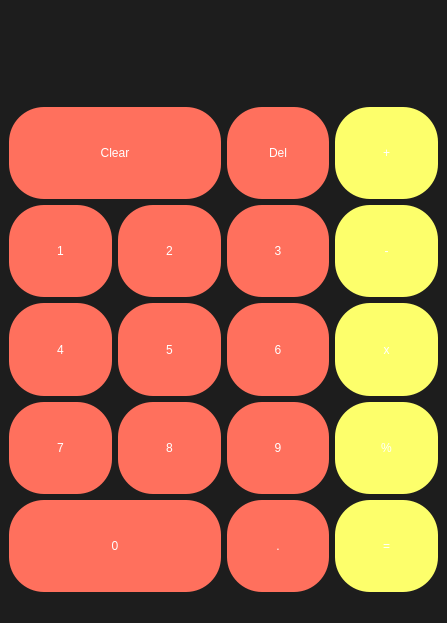
<?xml version="1.0" encoding="UTF-8"?>
<ui version="4.0">
 <class>MainWindow</class>
 <widget class="QMainWindow" name="MainWindow">
  <property name="geometry">
   <rect>
    <x>0</x>
    <y>0</y>
    <width>447</width>
    <height>623</height>
   </rect>
  </property>
  <property name="windowTitle">
   <string>Calculator</string>
  </property>
  <property name="styleSheet">
   <string notr="true">background-color: rgb(29, 29, 29);</string>
  </property>
  <widget class="QWidget" name="centralwidget">
   <layout class="QVBoxLayout" name="verticalLayout">
    <item>
     <layout class="QGridLayout" name="gridLayout">
      <item row="4" column="0">
       <widget class="QPushButton" name="push_7">
        <property name="sizePolicy">
         <sizepolicy hsizetype="MinimumExpanding" vsizetype="Preferred">
          <horstretch>0</horstretch>
          <verstretch>14</verstretch>
         </sizepolicy>
        </property>
        <property name="styleSheet">
         <string notr="true">QPushButton{
font: 75 20pt &quot;MS Shell Dlg 2&quot;;
color: rgb(255, 255, 255);
	background-color: rgb(157, 246, 255);
border-radius:35px;
}

QPushButton:hover{
color: rgb(61, 61, 61);
background-color: rgb(238, 238, 238);
}

QPushButton{
background-color: rgb(255, 112, 93);
color: rgb(255, 255, 255);
}

</string>
        </property>
        <property name="text">
         <string>7</string>
        </property>
        <property name="shortcut">
         <string>7</string>
        </property>
       </widget>
      </item>
      <item row="4" column="3">
       <widget class="QPushButton" name="push_div">
        <property name="sizePolicy">
         <sizepolicy hsizetype="MinimumExpanding" vsizetype="Preferred">
          <horstretch>0</horstretch>
          <verstretch>14</verstretch>
         </sizepolicy>
        </property>
        <property name="styleSheet">
         <string notr="true">QPushButton{
font: 75 20pt &quot;MS Shell Dlg 2&quot;;
color: rgb(255, 255, 255);
background-color: rgb(157, 246, 255);
border-radius:35px;
}

QPushButton:hover{
color: rgb(61, 61, 61);
background-color: rgb(238, 238, 238);
}

QPushButton{
background-color: rgb(253, 255, 107);
color: rgb(255, 255, 255);
}

</string>
        </property>
        <property name="text">
         <string>%</string>
        </property>
        <property name="shortcut">
         <string>%</string>
        </property>
       </widget>
      </item>
      <item row="5" column="0" colspan="2">
       <widget class="QPushButton" name="push_0">
        <property name="sizePolicy">
         <sizepolicy hsizetype="MinimumExpanding" vsizetype="Preferred">
          <horstretch>0</horstretch>
          <verstretch>14</verstretch>
         </sizepolicy>
        </property>
        <property name="styleSheet">
         <string notr="true">QPushButton{
font: 75 20pt &quot;MS Shell Dlg 2&quot;;
color: rgb(255, 255, 255);
	background-color: rgb(157, 246, 255);
border-radius:35px;
}

QPushButton:hover{
color: rgb(61, 61, 61);
background-color: rgb(238, 238, 238);
}

QPushButton{
background-color: rgb(255, 112, 93);
color: rgb(255, 255, 255);
}

</string>
        </property>
        <property name="text">
         <string>0</string>
        </property>
        <property name="shortcut">
         <string>0</string>
        </property>
       </widget>
      </item>
      <item row="5" column="2">
       <widget class="QPushButton" name="push_point">
        <property name="sizePolicy">
         <sizepolicy hsizetype="MinimumExpanding" vsizetype="Preferred">
          <horstretch>0</horstretch>
          <verstretch>14</verstretch>
         </sizepolicy>
        </property>
        <property name="styleSheet">
         <string notr="true">QPushButton{
font: 75 20pt &quot;MS Shell Dlg 2&quot;;
color: rgb(255, 255, 255);
	background-color: rgb(157, 246, 255);
border-radius:35px;
}

QPushButton:hover{
color: rgb(61, 61, 61);
background-color: rgb(238, 238, 238);
}

QPushButton{
background-color: rgb(255, 112, 93);
color: rgb(255, 255, 255);
}

</string>
        </property>
        <property name="text">
         <string>.</string>
        </property>
        <property name="shortcut">
         <string>.</string>
        </property>
       </widget>
      </item>
      <item row="5" column="3">
       <widget class="QPushButton" name="push_equal">
        <property name="sizePolicy">
         <sizepolicy hsizetype="MinimumExpanding" vsizetype="Preferred">
          <horstretch>0</horstretch>
          <verstretch>14</verstretch>
         </sizepolicy>
        </property>
        <property name="styleSheet">
         <string notr="true">QPushButton{
font: 75 20pt &quot;MS Shell Dlg 2&quot;;
color: rgb(255, 255, 255);
background-color: rgb(157, 246, 255);
border-radius:35px;
}

QPushButton:hover{
color: rgb(61, 61, 61);
background-color: rgb(238, 238, 238);
}

QPushButton{
background-color: rgb(253, 255, 107);
color: rgb(255, 255, 255);
}

</string>
        </property>
        <property name="text">
         <string>=</string>
        </property>
        <property name="shortcut">
         <string>=</string>
        </property>
       </widget>
      </item>
      <item row="3" column="2">
       <widget class="QPushButton" name="push_6">
        <property name="sizePolicy">
         <sizepolicy hsizetype="MinimumExpanding" vsizetype="Preferred">
          <horstretch>0</horstretch>
          <verstretch>14</verstretch>
         </sizepolicy>
        </property>
        <property name="styleSheet">
         <string notr="true">QPushButton{
font: 75 20pt &quot;MS Shell Dlg 2&quot;;
color: rgb(255, 255, 255);
	background-color: rgb(157, 246, 255);
border-radius:35px;
}

QPushButton:hover{
color: rgb(61, 61, 61);
background-color: rgb(238, 238, 238);
}

QPushButton{
background-color: rgb(255, 112, 93);
color: rgb(255, 255, 255);
}

</string>
        </property>
        <property name="text">
         <string>6</string>
        </property>
        <property name="shortcut">
         <string>6</string>
        </property>
       </widget>
      </item>
      <item row="2" column="2">
       <widget class="QPushButton" name="push_3">
        <property name="sizePolicy">
         <sizepolicy hsizetype="MinimumExpanding" vsizetype="Preferred">
          <horstretch>0</horstretch>
          <verstretch>14</verstretch>
         </sizepolicy>
        </property>
        <property name="styleSheet">
         <string notr="true">QPushButton{
font: 75 20pt &quot;MS Shell Dlg 2&quot;;
color: rgb(255, 255, 255);
	background-color: rgb(157, 246, 255);
border-radius:35px;
}

QPushButton:hover{
color: rgb(61, 61, 61);
background-color: rgb(238, 238, 238);
}

QPushButton{
background-color: rgb(255, 112, 93);
color: rgb(255, 255, 255);
}

</string>
        </property>
        <property name="text">
         <string>3</string>
        </property>
        <property name="shortcut">
         <string>3</string>
        </property>
       </widget>
      </item>
      <item row="1" column="3">
       <widget class="QPushButton" name="push_add">
        <property name="sizePolicy">
         <sizepolicy hsizetype="MinimumExpanding" vsizetype="Preferred">
          <horstretch>0</horstretch>
          <verstretch>14</verstretch>
         </sizepolicy>
        </property>
        <property name="styleSheet">
         <string notr="true">QPushButton{
font: 75 20pt &quot;MS Shell Dlg 2&quot;;
color: rgb(255, 255, 255);
background-color: rgb(157, 246, 255);
border-radius:35px;
}

QPushButton:hover{
color: rgb(61, 61, 61);
background-color: rgb(238, 238, 238);
}

QPushButton{
background-color: rgb(253, 255, 107);
color: rgb(255, 255, 255);
}

</string>
        </property>
        <property name="text">
         <string>+</string>
        </property>
        <property name="shortcut">
         <string>+</string>
        </property>
       </widget>
      </item>
      <item row="3" column="0">
       <widget class="QPushButton" name="push_4">
        <property name="sizePolicy">
         <sizepolicy hsizetype="MinimumExpanding" vsizetype="Preferred">
          <horstretch>0</horstretch>
          <verstretch>14</verstretch>
         </sizepolicy>
        </property>
        <property name="styleSheet">
         <string notr="true">QPushButton{
font: 75 20pt &quot;MS Shell Dlg 2&quot;;
color: rgb(255, 255, 255);
	background-color: rgb(157, 246, 255);
border-radius:35px;
}

QPushButton:hover{
color: rgb(61, 61, 61);
background-color: rgb(238, 238, 238);
}

QPushButton{
background-color: rgb(255, 112, 93);
color: rgb(255, 255, 255);
}

</string>
        </property>
        <property name="text">
         <string>4</string>
        </property>
        <property name="shortcut">
         <string>4</string>
        </property>
       </widget>
      </item>
      <item row="3" column="1">
       <widget class="QPushButton" name="push_5">
        <property name="sizePolicy">
         <sizepolicy hsizetype="MinimumExpanding" vsizetype="Preferred">
          <horstretch>0</horstretch>
          <verstretch>14</verstretch>
         </sizepolicy>
        </property>
        <property name="styleSheet">
         <string notr="true">QPushButton{
font: 75 20pt &quot;MS Shell Dlg 2&quot;;
color: rgb(255, 255, 255);
	background-color: rgb(157, 246, 255);
border-radius:35px;
}

QPushButton:hover{
color: rgb(61, 61, 61);
background-color: rgb(238, 238, 238);
}

QPushButton{
background-color: rgb(255, 112, 93);
color: rgb(255, 255, 255);
}

</string>
        </property>
        <property name="text">
         <string>5</string>
        </property>
        <property name="shortcut">
         <string>5</string>
        </property>
       </widget>
      </item>
      <item row="3" column="3">
       <widget class="QPushButton" name="push_mul">
        <property name="sizePolicy">
         <sizepolicy hsizetype="MinimumExpanding" vsizetype="Preferred">
          <horstretch>0</horstretch>
          <verstretch>14</verstretch>
         </sizepolicy>
        </property>
        <property name="styleSheet">
         <string notr="true">QPushButton{
font: 75 20pt &quot;MS Shell Dlg 2&quot;;
color: rgb(255, 255, 255);
background-color: rgb(157, 246, 255);
border-radius:35px;
}

QPushButton:hover{
color: rgb(61, 61, 61);
background-color: rgb(238, 238, 238);
}

QPushButton{
background-color: rgb(253, 255, 107);
color: rgb(255, 255, 255);
}

</string>
        </property>
        <property name="text">
         <string>x</string>
        </property>
        <property name="shortcut">
         <string>*</string>
        </property>
       </widget>
      </item>
      <item row="2" column="3">
       <widget class="QPushButton" name="push_sub">
        <property name="sizePolicy">
         <sizepolicy hsizetype="MinimumExpanding" vsizetype="Preferred">
          <horstretch>0</horstretch>
          <verstretch>14</verstretch>
         </sizepolicy>
        </property>
        <property name="styleSheet">
         <string notr="true">QPushButton{
font: 75 20pt &quot;MS Shell Dlg 2&quot;;
color: rgb(255, 255, 255);
background-color: rgb(157, 246, 255);
border-radius:35px;
}

QPushButton:hover{
color: rgb(61, 61, 61);
background-color: rgb(238, 238, 238);
}

QPushButton{
background-color: rgb(253, 255, 107);
color: rgb(255, 255, 255);
}

</string>
        </property>
        <property name="text">
         <string>-</string>
        </property>
        <property name="shortcut">
         <string>-</string>
        </property>
       </widget>
      </item>
      <item row="4" column="1">
       <widget class="QPushButton" name="push_8">
        <property name="sizePolicy">
         <sizepolicy hsizetype="MinimumExpanding" vsizetype="Preferred">
          <horstretch>0</horstretch>
          <verstretch>14</verstretch>
         </sizepolicy>
        </property>
        <property name="styleSheet">
         <string notr="true">QPushButton{
font: 75 20pt &quot;MS Shell Dlg 2&quot;;
color: rgb(255, 255, 255);
	background-color: rgb(157, 246, 255);
border-radius:35px;
}

QPushButton:hover{
color: rgb(61, 61, 61);
background-color: rgb(238, 238, 238);
}

QPushButton{
background-color: rgb(255, 112, 93);
color: rgb(255, 255, 255);
}

</string>
        </property>
        <property name="text">
         <string>8</string>
        </property>
        <property name="shortcut">
         <string>8</string>
        </property>
       </widget>
      </item>
      <item row="4" column="2">
       <widget class="QPushButton" name="push_9">
        <property name="sizePolicy">
         <sizepolicy hsizetype="MinimumExpanding" vsizetype="Preferred">
          <horstretch>0</horstretch>
          <verstretch>14</verstretch>
         </sizepolicy>
        </property>
        <property name="styleSheet">
         <string notr="true">QPushButton{
font: 75 20pt &quot;MS Shell Dlg 2&quot;;
color: rgb(255, 255, 255);
	background-color: rgb(157, 246, 255);
border-radius:35px;
}

QPushButton:hover{
color: rgb(61, 61, 61);
background-color: rgb(238, 238, 238);
}

QPushButton{
background-color: rgb(255, 112, 93);
color: rgb(255, 255, 255);
}

</string>
        </property>
        <property name="text">
         <string>9</string>
        </property>
        <property name="shortcut">
         <string>9</string>
        </property>
       </widget>
      </item>
      <item row="0" column="0" colspan="4">
       <widget class="QLabel" name="label">
        <property name="sizePolicy">
         <sizepolicy hsizetype="MinimumExpanding" vsizetype="Preferred">
          <horstretch>0</horstretch>
          <verstretch>14</verstretch>
         </sizepolicy>
        </property>
        <property name="font">
         <font>
          <family>MS Shell Dlg 2</family>
          <pointsize>28</pointsize>
          <weight>50</weight>
          <italic>false</italic>
          <bold>false</bold>
         </font>
        </property>
        <property name="styleSheet">
         <string notr="true">font: 28pt &quot;MS Shell Dlg 2&quot;;
color: rgb(255, 255, 255);</string>
        </property>
        <property name="text">
         <string/>
        </property>
        <property name="alignment">
         <set>Qt::AlignRight|Qt::AlignTrailing|Qt::AlignVCenter</set>
        </property>
       </widget>
      </item>
      <item row="1" column="2">
       <widget class="QPushButton" name="push_del">
        <property name="sizePolicy">
         <sizepolicy hsizetype="MinimumExpanding" vsizetype="Preferred">
          <horstretch>0</horstretch>
          <verstretch>14</verstretch>
         </sizepolicy>
        </property>
        <property name="styleSheet">
         <string notr="true">QPushButton{
font: 75 20pt &quot;MS Shell Dlg 2&quot;;
color: rgb(255, 255, 255);
	background-color: rgb(157, 246, 255);
border-radius:35px;
}

QPushButton:hover{
color: rgb(61, 61, 61);
background-color: rgb(238, 238, 238);
}

QPushButton{
background-color: rgb(255, 112, 93);
color: rgb(255, 255, 255);
}

</string>
        </property>
        <property name="text">
         <string>Del</string>
        </property>
        <property name="shortcut">
         <string>Backspace</string>
        </property>
       </widget>
      </item>
      <item row="2" column="0">
       <widget class="QPushButton" name="push_1">
        <property name="sizePolicy">
         <sizepolicy hsizetype="MinimumExpanding" vsizetype="Preferred">
          <horstretch>0</horstretch>
          <verstretch>14</verstretch>
         </sizepolicy>
        </property>
        <property name="styleSheet">
         <string notr="true">QPushButton{
font: 75 20pt &quot;MS Shell Dlg 2&quot;;
color: rgb(255, 255, 255);
	background-color: rgb(157, 246, 255);
border-radius:35px;
}

QPushButton:hover{
color: rgb(61, 61, 61);
background-color: rgb(238, 238, 238);
}

QPushButton{
background-color: rgb(255, 112, 93);
color: rgb(255, 255, 255);
}

</string>
        </property>
        <property name="text">
         <string>1</string>
        </property>
        <property name="shortcut">
         <string>1</string>
        </property>
       </widget>
      </item>
      <item row="2" column="1">
       <widget class="QPushButton" name="push_2">
        <property name="sizePolicy">
         <sizepolicy hsizetype="MinimumExpanding" vsizetype="Preferred">
          <horstretch>0</horstretch>
          <verstretch>14</verstretch>
         </sizepolicy>
        </property>
        <property name="styleSheet">
         <string notr="true">QPushButton{
font: 75 20pt &quot;MS Shell Dlg 2&quot;;
color: rgb(255, 255, 255);
	background-color: rgb(157, 246, 255);
border-radius:35px;
}

QPushButton:hover{
color: rgb(61, 61, 61);
background-color: rgb(238, 238, 238);
}

QPushButton{
background-color: rgb(255, 112, 93);
color: rgb(255, 255, 255);
}


</string>
        </property>
        <property name="text">
         <string>2</string>
        </property>
        <property name="shortcut">
         <string>2</string>
        </property>
       </widget>
      </item>
      <item row="1" column="0" colspan="2">
       <widget class="QPushButton" name="push_clear">
        <property name="sizePolicy">
         <sizepolicy hsizetype="MinimumExpanding" vsizetype="Preferred">
          <horstretch>0</horstretch>
          <verstretch>14</verstretch>
         </sizepolicy>
        </property>
        <property name="styleSheet">
         <string notr="true">QPushButton{
font: 75 20pt &quot;MS Shell Dlg 2&quot;;
color: rgb(255, 255, 255);
	background-color: rgb(157, 246, 255);
border-radius:35px;
}

QPushButton:hover{
color: rgb(61, 61, 61);
background-color: rgb(238, 238, 238);
}

QPushButton{
background-color: rgb(255, 112, 93);
color: rgb(255, 255, 255);
}

</string>
        </property>
        <property name="text">
         <string>Clear</string>
        </property>
        <property name="shortcut">
         <string>Del</string>
        </property>
       </widget>
      </item>
     </layout>
    </item>
   </layout>
  </widget>
  <widget class="QMenuBar" name="menubar">
   <property name="geometry">
    <rect>
     <x>0</x>
     <y>0</y>
     <width>447</width>
     <height>26</height>
    </rect>
   </property>
  </widget>
  <widget class="QStatusBar" name="statusbar"/>
 </widget>
 <resources/>
 <connections/>
</ui>
